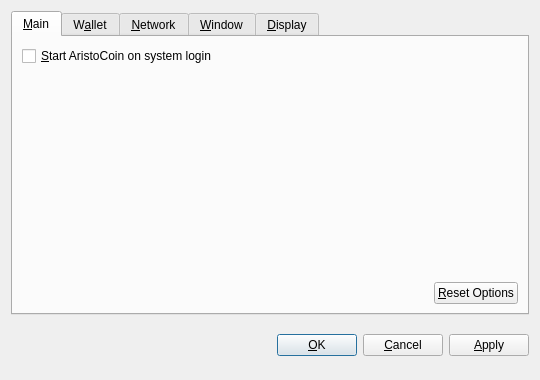
<?xml version="1.0" encoding="UTF-8"?>
<ui version="4.0">
 <class>OptionsDialog</class>
 <widget class="QDialog" name="OptionsDialog">
  <property name="geometry">
   <rect>
    <x>0</x>
    <y>0</y>
    <width>540</width>
    <height>380</height>
   </rect>
  </property>
  <property name="windowTitle">
   <string>Options</string>
  </property>
  <property name="modal">
   <bool>true</bool>
  </property>
  <layout class="QVBoxLayout" name="verticalLayout">
   <item>
    <widget class="QTabWidget" name="tabWidget">
     <property name="tabPosition">
      <enum>QTabWidget::North</enum>
     </property>
     <property name="currentIndex">
      <number>0</number>
     </property>
     <widget class="QWidget" name="tabMain">
      <attribute name="title">
       <string>&amp;Main</string>
      </attribute>
      <layout class="QVBoxLayout" name="verticalLayout_Main">
       <item>
        <widget class="QCheckBox" name="bitcoinAtStartup">
         <property name="toolTip">
          <string>Automatically start AristoCoin after logging in to the system.</string>
         </property>
         <property name="text">
          <string>&amp;Start AristoCoin on system login</string>
         </property>
        </widget>
       </item>
       <item>
        <spacer name="verticalSpacer_Main">
         <property name="orientation">
          <enum>Qt::Vertical</enum>
         </property>
         <property name="sizeHint" stdset="0">
          <size>
           <width>20</width>
           <height>40</height>
          </size>
         </property>
        </spacer>
       </item>
       <item>
        <layout class="QHBoxLayout" name="horizontalLayout_2_Main">
         <item>
          <spacer name="horizontalSpacer_2_Main">
           <property name="orientation">
            <enum>Qt::Horizontal</enum>
           </property>
           <property name="sizeHint" stdset="0">
            <size>
             <width>40</width>
             <height>20</height>
            </size>
           </property>
          </spacer>
         </item>
         <item>
          <widget class="QPushButton" name="resetButton">
           <property name="toolTip">
            <string>Reset all client options to default.</string>
           </property>
           <property name="text">
            <string>&amp;Reset Options</string>
           </property>
           <property name="autoDefault">
            <bool>false</bool>
           </property>
          </widget>
         </item>
        </layout>
       </item>
      </layout>
     </widget>
     <widget class="QWidget" name="tabWallet">
      <attribute name="title">
       <string>W&amp;allet</string>
      </attribute>
      <layout class="QVBoxLayout" name="verticalLayout_Network">
       <item>
        <widget class="QLabel" name="transactionFeeInfoLabel">
         <property name="text">
          <string>Optional transaction fee per kB that helps make sure your transactions are processed quickly. Most transactions are 1 kB.</string>
         </property>
         <property name="textFormat">
          <enum>Qt::PlainText</enum>
         </property>
         <property name="wordWrap">
          <bool>true</bool>
         </property>
        </widget>
       </item>
       <item>
        <layout class="QHBoxLayout" name="horizontalLayout_1_Main">
         <item>
          <widget class="QLabel" name="transactionFeeLabel">
           <property name="text">
            <string>Pay transaction &amp;fee</string>
           </property>
           <property name="textFormat">
            <enum>Qt::PlainText</enum>
           </property>
           <property name="buddy">
            <cstring>transactionFee</cstring>
           </property>
          </widget>
         </item>
         <item>
          <widget class="BitcoinAmountField" name="transactionFee"/>
         </item>
         <item>
          <spacer name="horizontalSpacer_1_Main">
           <property name="orientation">
            <enum>Qt::Horizontal</enum>
           </property>
           <property name="sizeHint" stdset="0">
            <size>
             <width>40</width>
             <height>20</height>
            </size>
           </property>
          </spacer>
         </item>
        </layout>
       </item>
       <item>
        <widget class="QLabel" name="label">
         <property name="text">
          <string>If you disable the spending of unconfirmed change, the change from a transaction cannot be used until that transaction has at least one confirmation. This also affects how your balance is computed.</string>
         </property>
         <property name="wordWrap">
          <bool>true</bool>
         </property>
        </widget>
       </item>
       <item>
        <widget class="QCheckBox" name="spendZeroConfChange">
         <property name="text">
          <string>Spend unconfirmed change  (experts only)</string>
         </property>
        </widget>
       </item>
       <item>
        <spacer name="verticalSpacer">
         <property name="orientation">
          <enum>Qt::Vertical</enum>
         </property>
         <property name="sizeHint" stdset="0">
          <size>
           <width>20</width>
           <height>40</height>
          </size>
         </property>
        </spacer>
       </item>
      </layout>
     </widget>
     <widget class="QWidget" name="tabNetwork">
      <attribute name="title">
       <string>&amp;Network</string>
      </attribute>
      <layout class="QVBoxLayout" name="verticalLayout_Network">
       <item>
        <widget class="QCheckBox" name="mapPortUpnp">
         <property name="toolTip">
          <string>Automatically open the AristoCoin client port on the router. This only works when your router supports UPnP and it is enabled.</string>
         </property>
         <property name="text">
          <string>Map port using &amp;UPnP</string>
         </property>
        </widget>
       </item>
       <item>
        <widget class="QCheckBox" name="connectSocks">
         <property name="toolTip">
          <string>Connect to the AristoCoin network through a SOCKS proxy (e.g. when connecting through Tor).</string>
         </property>
         <property name="text">
          <string>&amp;Connect through SOCKS proxy:</string>
         </property>
        </widget>
       </item>
       <item>
        <layout class="QHBoxLayout" name="horizontalLayout_Network">
         <item>
          <widget class="QLabel" name="proxyIpLabel">
           <property name="text">
            <string>Proxy &amp;IP:</string>
           </property>
           <property name="textFormat">
            <enum>Qt::PlainText</enum>
           </property>
           <property name="buddy">
            <cstring>proxyIp</cstring>
           </property>
          </widget>
         </item>
         <item>
          <widget class="QValidatedLineEdit" name="proxyIp">
           <property name="maximumSize">
            <size>
             <width>140</width>
             <height>16777215</height>
            </size>
           </property>
           <property name="toolTip">
            <string>IP address of the proxy (e.g. 127.0.0.1)</string>
           </property>
          </widget>
         </item>
         <item>
          <widget class="QLabel" name="proxyPortLabel">
           <property name="text">
            <string>&amp;Port:</string>
           </property>
           <property name="textFormat">
            <enum>Qt::PlainText</enum>
           </property>
           <property name="buddy">
            <cstring>proxyPort</cstring>
           </property>
          </widget>
         </item>
         <item>
          <widget class="QLineEdit" name="proxyPort">
           <property name="maximumSize">
            <size>
             <width>55</width>
             <height>16777215</height>
            </size>
           </property>
           <property name="toolTip">
            <string>Port of the proxy (e.g. 9050)</string>
           </property>
          </widget>
         </item>
         <item>
          <widget class="QLabel" name="socksVersionLabel">
           <property name="text">
            <string>SOCKS &amp;Version:</string>
           </property>
           <property name="textFormat">
            <enum>Qt::PlainText</enum>
           </property>
           <property name="buddy">
            <cstring>socksVersion</cstring>
           </property>
          </widget>
         </item>
         <item>
          <widget class="QValueComboBox" name="socksVersion">
           <property name="toolTip">
            <string>SOCKS version of the proxy (e.g. 5)</string>
           </property>
          </widget>
         </item>
         <item>
          <spacer name="horizontalSpacer_Network">
           <property name="orientation">
            <enum>Qt::Horizontal</enum>
           </property>
           <property name="sizeHint" stdset="0">
            <size>
             <width>40</width>
             <height>20</height>
            </size>
           </property>
          </spacer>
         </item>
        </layout>
       </item>
       <item>
        <spacer name="verticalSpacer_Network">
         <property name="orientation">
          <enum>Qt::Vertical</enum>
         </property>
         <property name="sizeHint" stdset="0">
          <size>
           <width>20</width>
           <height>40</height>
          </size>
         </property>
        </spacer>
       </item>
      </layout>
     </widget>
     <widget class="QWidget" name="tabWindow">
      <attribute name="title">
       <string>&amp;Window</string>
      </attribute>
      <layout class="QVBoxLayout" name="verticalLayout_Window">
       <item>
        <widget class="QCheckBox" name="minimizeToTray">
         <property name="toolTip">
          <string>Show only a tray icon after minimizing the window.</string>
         </property>
         <property name="text">
          <string>&amp;Minimize to the tray instead of the taskbar</string>
         </property>
        </widget>
       </item>
       <item>
        <widget class="QCheckBox" name="minimizeOnClose">
         <property name="toolTip">
          <string>Minimize instead of exit the application when the window is closed. When this option is enabled, the application will be closed only after selecting Quit in the menu.</string>
         </property>
         <property name="text">
          <string>M&amp;inimize on close</string>
         </property>
        </widget>
       </item>
       <item>
        <spacer name="verticalSpacer_Window">
         <property name="orientation">
          <enum>Qt::Vertical</enum>
         </property>
         <property name="sizeHint" stdset="0">
          <size>
           <width>20</width>
           <height>40</height>
          </size>
         </property>
        </spacer>
       </item>
      </layout>
     </widget>
     <widget class="QWidget" name="tabDisplay">
      <attribute name="title">
       <string>&amp;Display</string>
      </attribute>
      <layout class="QVBoxLayout" name="verticalLayout_Display">
       <item>
        <layout class="QHBoxLayout" name="horizontalLayout_1_Display">
         <item>
          <widget class="QLabel" name="langLabel">
           <property name="text">
            <string>User Interface &amp;language:</string>
           </property>
           <property name="textFormat">
            <enum>Qt::PlainText</enum>
           </property>
           <property name="buddy">
            <cstring>lang</cstring>
           </property>
          </widget>
         </item>
         <item>
          <widget class="QValueComboBox" name="lang">
           <property name="toolTip">
            <string>The user interface language can be set here. This setting will take effect after restarting AristoCoin.</string>
           </property>
          </widget>
         </item>
        </layout>
       </item>
       <item>
        <layout class="QHBoxLayout" name="horizontalLayout_2_Display">
         <item>
          <widget class="QLabel" name="unitLabel">
           <property name="text">
            <string>&amp;Unit to show amounts in:</string>
           </property>
           <property name="textFormat">
            <enum>Qt::PlainText</enum>
           </property>
           <property name="buddy">
            <cstring>unit</cstring>
           </property>
          </widget>
         </item>
         <item>
          <widget class="QValueComboBox" name="unit">
           <property name="toolTip">
            <string>Choose the default subdivision unit to show in the interface and when sending coins.</string>
           </property>
          </widget>
         </item>
        </layout>
       </item>
       <item>
        <widget class="QCheckBox" name="displayAddresses">
         <property name="toolTip">
          <string>Whether to show AristoCoin addresses in the transaction list or not.</string>
         </property>
         <property name="text">
          <string>&amp;Display addresses in transaction list</string>
         </property>
        </widget>
       </item>
       <item>
        <widget class="QCheckBox" name="coinControlFeatures">
         <property name="toolTip">
          <string>Whether to show coin control features or not.</string>
         </property>
         <property name="text">
          <string>Display coin &amp;control features (experts only!)</string>
         </property>
        </widget>
       </item>
       <item>
        <spacer name="verticalSpacer_Display">
         <property name="orientation">
          <enum>Qt::Vertical</enum>
         </property>
         <property name="sizeHint" stdset="0">
          <size>
           <width>20</width>
           <height>40</height>
          </size>
         </property>
        </spacer>
       </item>
      </layout>
     </widget>
    </widget>
   </item>
   <item>
    <layout class="QHBoxLayout" name="horizontalLayout_Buttons">
     <item>
      <spacer name="horizontalSpacer_1">
       <property name="orientation">
        <enum>Qt::Horizontal</enum>
       </property>
       <property name="sizeHint" stdset="0">
        <size>
         <width>40</width>
         <height>48</height>
        </size>
       </property>
      </spacer>
     </item>
     <item>
      <widget class="QLabel" name="statusLabel">
       <property name="font">
        <font>
         <weight>75</weight>
         <bold>true</bold>
        </font>
       </property>
       <property name="text">
        <string/>
       </property>
       <property name="textFormat">
        <enum>Qt::PlainText</enum>
       </property>
       <property name="wordWrap">
        <bool>true</bool>
       </property>
      </widget>
     </item>
     <item>
      <spacer name="horizontalSpacer_2">
       <property name="orientation">
        <enum>Qt::Horizontal</enum>
       </property>
       <property name="sizeHint" stdset="0">
        <size>
         <width>40</width>
         <height>48</height>
        </size>
       </property>
      </spacer>
     </item>
     <item>
      <widget class="QPushButton" name="okButton">
       <property name="text">
        <string>&amp;OK</string>
       </property>
      </widget>
     </item>
     <item>
      <widget class="QPushButton" name="cancelButton">
       <property name="text">
        <string>&amp;Cancel</string>
       </property>
       <property name="autoDefault">
        <bool>false</bool>
       </property>
      </widget>
     </item>
     <item>
      <widget class="QPushButton" name="applyButton">
       <property name="text">
        <string>&amp;Apply</string>
       </property>
       <property name="autoDefault">
        <bool>false</bool>
       </property>
      </widget>
     </item>
    </layout>
   </item>
  </layout>
 </widget>
 <customwidgets>
  <customwidget>
   <class>BitcoinAmountField</class>
   <extends>QSpinBox</extends>
   <header>bitcoinamountfield.h</header>
  </customwidget>
  <customwidget>
   <class>QValueComboBox</class>
   <extends>QComboBox</extends>
   <header>qvaluecombobox.h</header>
  </customwidget>
  <customwidget>
   <class>QValidatedLineEdit</class>
   <extends>QLineEdit</extends>
   <header>qvalidatedlineedit.h</header>
  </customwidget>
 </customwidgets>
 <resources/>
 <connections/>
</ui>
